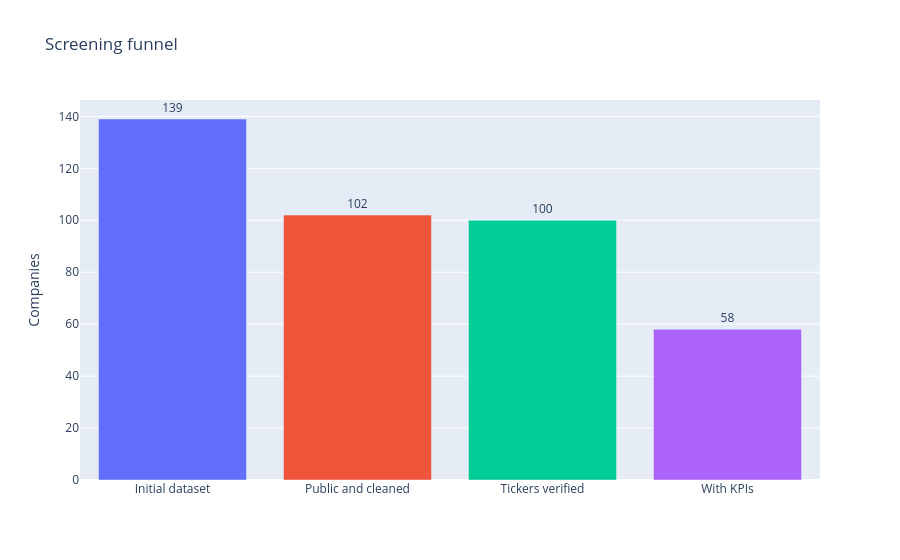

Source (notebook cell):
### Markdown cell above
Plot the result as a simple bar chart, one bar per step.

### Code cell
fig = px.bar(
    funnel,
    x="stage",
    y="count",
    text="count",
    color="stage",
    title="Screening funnel",
)

fig.update_traces(textposition="outside", showlegend=False)
fig.update_layout(xaxis_title="", yaxis_title="Companies", showlegend=False)

fig.show()

### Figure 1 — Plotly figure (JSON) as saved in the notebook; plotly's stock layout.template omitted (floating-point values rounded to 4 significant figures)
{"data": [{"hovertemplate": "stage=%{x}<br>count=%{text}<extra></extra>", "legendgroup": "Initial dataset", "marker": {"color": "#636efa", "pattern": {"shape": ""}}, "name": "Initial dataset", "orientation": "v", "showlegend": false, "text": [139.0], "textposition": "outside", "type": "bar", "x": ["Initial dataset"], "xaxis": "x", "y": [139], "yaxis": "y"}, {"hovertemplate": "stage=%{x}<br>count=%{text}<extra></extra>", "legendgroup": "Public and cleaned", "marker": {"color": "#EF553B", "pattern": {"shape": ""}}, "name": "Public and cleaned", "orientation": "v", "showlegend": false, "text": [102.0], "textposition": "outside", "type": "bar", "x": ["Public and cleaned"], "xaxis": "x", "y": [102], "yaxis": "y"}, {"hovertemplate": "stage=%{x}<br>count=%{text}<extra></extra>", "legendgroup": "Tickers verified", "marker": {"color": "#00cc96", "pattern": {"shape": ""}}, "name": "Tickers verified", "orientation": "v", "showlegend": false, "text": [100.0], "textposition": "outside", "type": "bar", "x": ["Tickers verified"], "xaxis": "x", "y": [100], "yaxis": "y"}, {"hovertemplate": "stage=%{x}<br>count=%{text}<extra></extra>", "legendgroup": "With KPIs", "marker": {"color": "#ab63fa", "pattern": {"shape": ""}}, "name": "With KPIs", "orientation": "v", "showlegend": false, "text": [58.0], "textposition": "outside", "type": "bar", "x": ["With KPIs"], "xaxis": "x", "y": [58], "yaxis": "y"}], "layout": {"barmode": "relative", "legend": {"title": {"text": "stage"}, "tracegroupgap": 0}, "showlegend": false, "title": {"text": "Screening funnel"}, "xaxis": {"anchor": "y", "categoryarray": ["Initial dataset", "Public and cleaned", "Tickers verified", "With KPIs"], "categoryorder": "array", "domain": [0, 1], "title": {"text": ""}}, "yaxis": {"anchor": "x", "domain": [0, 1], "title": {"text": "Companies"}}}}
